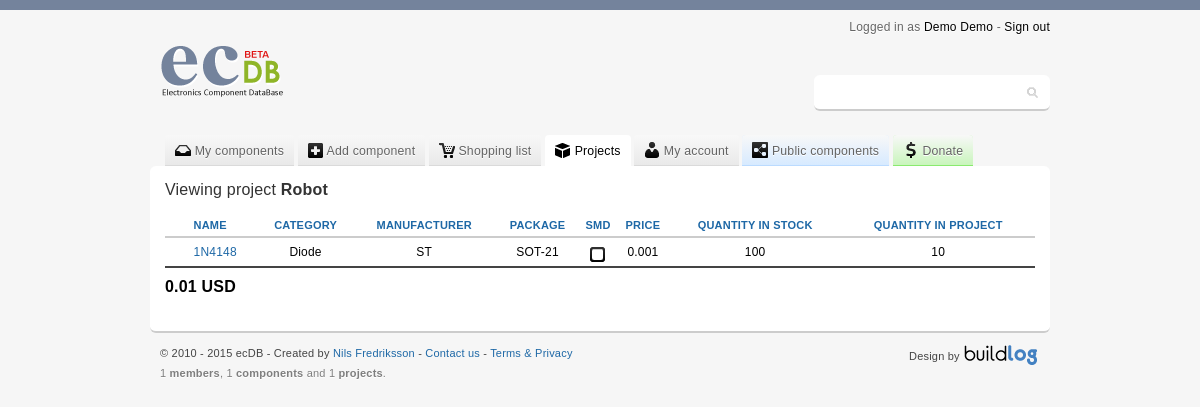
The page /proj_show.php?proj_id=1 (signed in) on the database its author committed.
### tables this page shows
CREATE TABLE IF NOT EXISTS `members` (
  `member_id` int(11) NOT NULL AUTO_INCREMENT,
  `firstname` varchar(32) NOT NULL,
  `lastname` varchar(32) NOT NULL,
  `login` varchar(32) NOT NULL,
  `mail` varchar(32) NOT NULL,
  `passwd` varchar(32) NOT NULL,
  `admin` int(11) NOT NULL DEFAULT '0',
  `measurement` int(11) NOT NULL DEFAULT '1',
  `currency` varchar(3) NOT NULL DEFAULT 'USD',
  `reg_date` timestamp NOT NULL DEFAULT CURRENT_TIMESTAMP,
  PRIMARY KEY (`member_id`)
);

CREATE TABLE IF NOT EXISTS `projects` (
  `project_id` int(11) NOT NULL AUTO_INCREMENT,
  `project_owner` int(11) NOT NULL,
  `project_name` varchar(64) NOT NULL,
  PRIMARY KEY (`project_id`),
  KEY `project_owner` (`project_owner`)
);

CREATE TABLE IF NOT EXISTS `projects_data` (
  `projects_data_id` int(11) NOT NULL AUTO_INCREMENT,
  `projects_data_owner_id` int(11) NOT NULL,
  `projects_data_project_id` int(11) NOT NULL,
  `projects_data_component_id` int(11) NOT NULL,
  `projects_data_quantity` int(11) NOT NULL,
  PRIMARY KEY (`projects_data_id`),
  KEY `owner_id` (`projects_data_owner_id`),
  KEY `project_id` (`projects_data_project_id`),
  KEY `component_id` (`projects_data_component_id`)
);

CREATE TABLE IF NOT EXISTS `data` (
  `id` int(11) NOT NULL AUTO_INCREMENT,
  `owner` int(11) NOT NULL,
  `name` varchar(64) NOT NULL,
  `manufacturer` varchar(64) NOT NULL,
  `package` varchar(64) NOT NULL,
  `pins` varchar(11) NOT NULL,
  `smd` varchar(3) NOT NULL DEFAULT 'No',
  `quantity` varchar(11) NOT NULL,
  `order_quantity` varchar(11) NOT NULL,
  `location` varchar(32) NOT NULL,
  `scrap` varchar(3) NOT NULL DEFAULT 'No',
  `width` varchar(11) DEFAULT NULL,
  `height` varchar(11) DEFAULT NULL,
  `depth` varchar(11) DEFAULT NULL,
  `weight` varchar(11) DEFAULT NULL,
  `datasheet` varchar(256) NOT NULL,
  `comment` text NOT NULL,
  `category` varchar(11) NOT NULL,
  `public` varchar(3) NOT NULL DEFAULT 'No',
  `url1` varchar(256) NOT NULL,
  `url2` varchar(256) NOT NULL,
  `url3` varchar(256) NOT NULL,
  `url4` varchar(256) NOT NULL,
  `price` varchar(11) NOT NULL,
  KEY `Id` (`id`),
  KEY `owner` (`owner`)
);

CREATE TABLE IF NOT EXISTS `category_head` (
  `id` int(11) NOT NULL,
  `name` varchar(64) NOT NULL
);

### proj_show.php (the view, shortened to what this page needs)
<!DOCTYPE html PUBLIC "-//W3C//DTD XHTML 1.0 Transitional//EN" "http://www.w3.org/TR/xhtml1/DTD/xhtml1-transitional.dtd">
<html xmlns="http://www.w3.org/1999/xhtml" xml:lang="sv" lang="sv">
	<head>
		<link rel="stylesheet" type="text/css" href="include/style.css" media="screen"/>
	</head>
	<body>
		<div id="wrapper">
				<?php include 'include/header.php'; ?>
				<?php include 'include/menu.php'; ?>
				<div id="content">
					<h1>Viewing project
						<?php
							$project_id = mysql_real_escape_string($_GET["proj_id"]);
							$owner = $_SESSION['SESS_MEMBER_ID'];
							$result = mysql_query("SELECT project_name FROM projects WHERE project_owner = ".$owner." AND project_id = ".$project_id."");
							while($row = mysql_fetch_array($result))
							{
								echo "<strong>";
								echo $row['project_name'];
								echo "</strong>";
							}
						?>
					</h1>
					<table class="globalTables" cellpadding="0" cellspacing="0">
						<thead>
							<tr>
								<th></th>
								<th>
									<a href="?proj_id=<?php echo $project_id; ?>&by=name&order=<?php
										if(isset($_GET['order'])){
											$order = $_GET['order'];
											if ($order == 'asc'){
												echo 'desc';
											}
											else {
												echo 'asc';
											}
										}
										else {
											echo 'desc';
										}
									?>">Name</a>
								</th>
								<th>
									<a href="?proj_id=<?php echo $project_id; ?>&by=category&order=<?php
										if(isset($_GET['order'])){
											$order = $_GET['order'];
											if ($order == 'asc'){
												echo 'desc';
											}
											else {
												echo 'asc';
											}
										}
										else {
											echo 'asc';
										}
									?>">Category</a>
								</th>
								<th>
									<a href="?proj_id=<?php echo $project_id; ?>&by=manufacturer&order=<?php
										if(isset($_GET['order'])){
											$order = $_GET['order'];
											if ($order == 'asc'){
												echo 'desc';
											}
											else {
												echo 'asc';
											}
										}
										else {
											echo 'asc';
										}
									?>">Manufacturer</a>
								</th>
								<th>
									<a href="?proj_id=<?php echo $project_id; ?>&by=package&order=<?php
										if(isset($_GET['order'])){
											$order = $_GET['order'];
											if ($order == 'asc'){
												echo 'desc';
											}
											else {
												echo 'asc';
											}
										}
										else {
											echo 'asc';
										}
									?>">Package</a>
								</th>
								<th>
									<a href="?proj_id=<?php echo $project_id; ?>&by=smd&order=<?php
										if(isset($_GET['order'])){
											if ($order == 'asc'){
												echo 'desc';
											}
											else {
												echo 'asc';
											}
										}
										else {
											echo 'asc';
										}
									?>">SMD</a>
								</th>
								<th>
									<a href="?proj_id=<?php echo $project_id; ?>&by=price&order=<?php
										if(isset($_GET['order'])){
											$order = $_GET['order'];
											if ($order == 'asc'){
												echo 'desc';
											}
											else {
												echo 'asc';
											}
										}
										else {
											echo 'asc';
										}
									?>">Price</a>
								</th>
								<th>
									<a href="?proj_id=<?php echo $project_id; ?>&by=quantity&order=<?php
										if(isset($_GET['order'])){
											$order = $_GET['order'];
											if ($order == 'asc'){
												echo 'desc';
											}
											else {
												echo 'asc';
											}
										}
										else {
											echo 'asc';
										}
									?>">Quantity in stock</a>
								</th>
								<th>
									<a href="?proj_id=<?php echo $project_id; ?>&by=quantity&order=<?php
										if(isset($_GET['order'])){
											$order = $_GET['order'];
											if ($order == 'asc'){
												echo 'desc';
											}
											else {
												echo 'asc';
											}
										}
										else {
											echo 'asc';
										}
									?>">Quantity in project</a>
								</th>
							</tr>
						</thead>
						<tbody>
							<?php
								include('include/include_proj_show.php');
								$ProjectShowComponents = new ProjectShow;
								$ProjectShowComponents->ProjectShowComponents();
							?>
						</tbody>
					</table>
					<div class="totalSumWrapper">
						<?php
							include('include/include_proj_show_price.php');
							$ProjectSumTotal = new ProjectShowPrice;
							$ProjectSumTotal->ProjectSumTotal();
						?>
					</div>
				</div>
				<?php include 'include/footer.php'; ?>
		</div>
	</body>
</html>

### include/header.php (shortened to what this page needs)
<div id="header">
	<div class="logoWrapper">
		<a href ="."><span class="logoImage"></span></a>
	</div>
	<span class="userInfo">
		Logged in as <a href="my.php">
		<?php
			$owner = $_SESSION['SESS_MEMBER_ID'];
			$GetName = mysql_query("SELECT firstname, lastname FROM members WHERE member_id = ".$owner."");
			$headername = mysql_fetch_assoc($GetName);
			if(isset($_POST['submit']) && $_SERVER["REQUEST_URI"] == '/ecdb/my.php') { echo $_POST['firstname']; } else { echo $headername['firstname']; }
			if(isset($_POST['submit']) && $_SERVER["REQUEST_URI"] == '/ecdb/my.php') { echo $_POST['lastname']; } else { echo $headername['lastname']; }
		?>
		</a> - <a href="logout.php"> Sign out</a>
	</span>
	<div class="searchContent">
		<form class="search" action="search.php" method="get">
			<input type="text" name="q" autofocus/>
		</form>
	</div>
</div>

### include/include_proj_show.php (shortened to what this page needs)
<?php
class ProjectShow {
	public function ProjectShowComponents() {
		$owner = $_SESSION['SESS_MEMBER_ID'];
		$project_id = (int)mysql_real_escape_string($_GET["proj_id"]);
		if(isset($_GET['by'])) {
			$by			=	strip_tags(mysql_real_escape_string($_GET["by"]));
			$order_q	=	strip_tags(mysql_real_escape_string($_GET["order"]));
			if($order_q == 'desc' or $order_q == 'asc'){
				$order = $order_q;
			}
			else{
				$order = 'asc';
			}
			if($by == 'price' or $by == 'quantity') {
				$GetDataComponentsAll = "SELECT * FROM projects_data, data WHERE owner = ".$owner." AND projects_data.projects_data_component_id = data.id AND projects_data.projects_data_project_id = ".$project_id." ORDER by ".$by." +0 ".$order."";
			}
			elseif($by == 'name' or $by == 'category' or $by == 'manufacturer' or $by =='package' or $by =='smd') {
				$GetDataComponentsAll = "SELECT * FROM projects_data, data WHERE owner = ".$owner." AND projects_data.projects_data_component_id = data.id AND projects_data.projects_data_project_id = ".$project_id." ORDER by ".$by." ".$order."";
			}
			else {
				$GetDataComponentsAll = "SELECT * FROM projects_data, data WHERE owner = ".$owner." AND projects_data.projects_data_component_id = data.id AND projects_data.projects_data_project_id = ".$project_id." ORDER by name ASC";
			}
		}
		else {
			$GetDataComponentsAll = "SELECT * FROM projects_data, data WHERE owner = ".$owner." AND projects_data.projects_data_component_id = data.id AND projects_data.projects_data_project_id = ".$project_id." ORDER by name ASC";
		}
		$sql_exec = mysql_Query($GetDataComponentsAll);
		while($showDetails = mysql_fetch_array($sql_exec)) {
			echo "<tr>";
			echo '<td class="edit"><a href="edit_component.php?edit=';
			echo '"><span class="icon medium pencil"></span></a></td>';
			echo '<td><a href="component.php?view=';
			echo $showDetails['id'];
			echo '">';
			echo $showDetails['name'];
			echo "</a></td>";
			echo "<td>";
				if ($showDetails['category'] < 999) {
					$head_cat_id = substr($showDetails['category'], -3, 1);
				}
				else {
					$head_cat_id = substr($showDetails['category'], -4, 2);
				}
				$CategoryName = "SELECT * FROM category_head WHERE id = ".$head_cat_id."";
				$sql_exec_catname = mysql_Query($CategoryName);
				while($showDetailsCat = mysql_fetch_array($sql_exec_catname)) {
					$catname = $showDetailsCat['name'];
				}
			echo $catname;
			echo "</td>";
			echo "<td>";
			$manufacturer = $showDetails['manufacturer'];
				if ($manufacturer == ""){
					echo "-";
				}
				else{
					echo $manufacturer;
				}
			echo "</td>";
			echo "<td>";
			$package = $showDetails['package'];
				if ($package == ""){
					echo "-";
				}
				else{
					echo $package;
				}
			echo "</td>";
			echo "<td>";
			$smd = $showDetails['smd'];
				if ($smd == "No"){
					echo '<span class="icon medium checkboxUnchecked"></span>';
				}
				else{
					echo '<span class="icon medium checkboxChecked"></span>';
				}
			echo "</td>";
			echo "<td>";
			$price = $showDetails['price'];
				if ($price == ""){
					echo "-";
				}
				else{
					echo $price;
				}
			echo "</td>";
			echo "<td>";
			$quantity = $showDetails['quantity'];
				if ($quantity == ""){
					echo "-";
				}
				else{
					echo $quantity;
				}
			echo "</td>";
			echo "<td>";
			$comp_id = $showDetails['id'];
			$ShowQuant = mysql_query("SELECT projects_data_quantity FROM projects_data WHERE projects_data_component_id = '$comp_id' AND projects_data_project_id = '$project_id'");
			$quant = mysql_fetch_assoc($ShowQuant);
			$quantity = $quant['projects_data_quantity'];
				if ($quantity == ""){
					echo "-";
				}
				else{
					echo $quantity;
				}
			echo "</td>";
			echo "</tr>";
		}
	}
}
?>

### include/include_proj_show_price.php (shortened to what this page needs)
<?php
class ProjectShowPrice {
	public function ProjectSumTotal() {
		$project_id = (int)$_GET["proj_id"];
		$owner = $_SESSION['SESS_MEMBER_ID'];
		$GetPersonal = mysql_query("SELECT currency FROM members WHERE member_id = ".$owner."");
		$personal = mysql_fetch_assoc($GetPersonal);
		$GetDataPrice = "SELECT SUM(total) FROM (SELECT projects_data_quantity * price AS total FROM projects_data JOIN `data` WHERE data.id = projects_data_component_id AND projects_data_project_id = ".$project_id.") AS project_total";
		$sql_exec_price = mysql_Query($GetDataPrice) or die(mysql_error());
		while($showPrice = mysql_fetch_array($sql_exec_price)) {
			if ($showPrice['SUM(total)'] == 0){
				echo "0 ";
				echo ' ';
				echo $personal['currency'];
			}
			else{
				echo $showPrice['SUM(total)'];
				echo $personal['currency'];
			}
		}
	}
}
?>

### include/style.css (style rules this page uses)
form textarea, form input, form select { border-radius:2px;-moz-border-radius:2px;-webkit-border-radius:2px;padding:6px;font: normal 13px "Century Gothic", arial, sans-serif;border:1px solid #ccc; border-bottom:1px solid #ccc;resize:none;background-color:#fafafa; }
table.globalTables { width:100%; position:relative; }
table.globalTables thead tr th { padding:0 0 5px;font-weight:bold;text-transform:uppercase;font-size:11px;border-bottom:2px solid #ccc; }
table.globalTables thead tr th:nth-child(2) { text-align:left; }
table.globalTables tbody tr td { text-align:center;padding:5px 0;line-height:18px; }
table.globalTables tbody tr td:nth-child(2) { text-align:left; }
table.globalTables tbody tr td.edit { padding-left:3px; }
div#header { width:900px;margin:0 auto 15px auto;height:100px;position:relative; }
div#header span.userInfo { color:#666;font-size:12px;text-shadow:0 1px 0 #fff;position:absolute;top:0px;right:0; }
div#header span.userInfo a { color:#000;text-decoration:none; }
div#header div.searchContent { position:absolute;font-size:12px;top:55px;right:0;color:#666;padding:3px;width:230px;background-color:#fff;border-bottom:2px solid #ccc;border-radius:6px;-moz-border-radius:6px;-webkit-border-radius:6px; }
div#header div.searchContent form.search input { border:1px solid #fff !important;font: normal 14px "Century Gothic", arial, sans-serif;background:url("../img/ecdbSpriteV1.png") 209px -140px no-repeat #fff;box-shadow:none;padding:5px 15px 5px 5px;width:200px; }
div.logoWrapper { position:absolute;top:10px;left:0; }
div.logoWrapper a span.logoImage { display:block;width:169px;height:73px;background:url("../img/ecdbSpriteV1.png") no-repeat 0 -5px; }
.icon { border:none;text-indent:-9999px;display:inline-block;background-image:url("../img/ecdbSpriteV1.png");background-repeat:no-repeat; }
.medium.icon { width:16px; height:16px; margin:0 0 -3px; }
.checkboxUnchecked.medium { background-position:-16px -88px; }
* { margin: 0;padding: 0; }
a { color: #1e68a6;text-decoration: none; }
body { color: #000;margin:0;letter-spacing:0.2px;padding:0;border-top:10px solid #74839C;background-color:#f6f6f6;font: normal 12px "Century Gothic", arial, sans-serif; }
h1 { font-size:16px;color:#333;font-weight:normal;padding:0 0 20px 0; }
div#wrapper { padding:10px;width:900px;margin:auto; }
div#content { background-color:#fff;position:relative;border-radius:6px;-moz-border-radius:6px;-webkit-border-radius:6px;border-bottom:2px solid #ccc;width:870px;margin:0 auto 0 auto;padding:15px 15px 35px 15px; }
.totalSumWrapper { border-top:2px solid #444;padding:10px 0 0 0;font-size:16px;font-weight:bold; }

### rows shown on the page
members: firstname "Demo", lastname "Demo", currency "USD"
projects: project_name "Robot"
projects_data: data.name "1N4148", category_head.name "Diode", data.manufacturer "ST", data.package "SOT-21", data.price "0.001", data.quantity "100", projects_data_quantity "10"

### other values the page prints
$showPrice['SUM(total)'] "0.01"
$members "1"
$components "1"
$projects "1"
